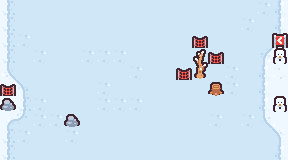

A 2D game scene composited from a Tiled map and its tileset images. What follows is a short description and the map's XML, with every tile layer's data as written:
An orthogonal 18x10 tile map with 16x16 px tiles, 2 tile layers (background, obstacle).

<map version="1.9" tiledversion="1.9.1" orientation="orthogonal" renderorder="right-down" width="18" height="10" tilewidth="16" tileheight="16" infinite="0" nextlayerid="5" nextobjectid="1">
 <tileset firstgid="1" source="../tilemap/tilemap.tsx" />
 <layer id="1" name="background" width="18" height="10">
  <data encoding="csv">
2,3,3,3,3,3,3,3,3,3,3,3,3,3,3,3,4,5,
2,3,3,3,3,3,3,3,3,3,3,3,3,3,3,4,3,5,
2,4,3,3,3,3,3,3,3,3,3,3,3,3,3,3,3,30,
2,3,4,3,3,4,4,4,3,3,3,3,3,3,3,3,52,53,
25,3,3,3,3,3,3,3,4,3,3,3,3,3,4,3,5,6,
50,51,3,3,3,3,4,3,3,3,3,3,3,4,4,3,5,1,
6,2,4,3,3,3,4,4,4,3,3,3,3,3,3,3,5,1,
61,62,4,4,3,3,3,3,3,3,3,3,3,4,3,4,16,17,
2,4,3,3,4,3,3,3,3,3,3,3,3,3,3,3,3,18,
2,3,3,3,3,3,3,3,3,3,3,3,3,3,3,3,3,5
</data>
 </layer>
 <layer id="4" name="obstacle" width="18" height="10">
  <data encoding="csv">
0,0,0,0,0,0,0,0,0,0,0,0,0,0,0,0,0,0,
0,0,0,0,0,0,0,0,0,0,0,0,0,0,0,0,0,0,
0,0,0,0,0,0,0,0,0,0,0,0,11,0,0,0,0,33,
0,0,0,0,0,0,0,0,0,0,0,0,8,11,0,0,0,70,
0,0,0,0,0,0,0,0,0,0,0,11,20,0,0,0,0,0,
11,0,0,0,0,0,0,0,0,0,0,0,0,48,0,0,0,0,
82,0,0,0,0,0,0,0,0,0,0,0,0,0,0,0,0,70,
0,0,0,0,82,0,0,0,0,0,0,0,0,0,0,0,0,0,
0,0,0,0,0,0,0,0,0,0,0,0,0,0,0,0,0,0,
0,0,0,0,0,0,0,0,0,0,0,0,0,0,0,0,0,0
</data>
 </layer>
</map>
